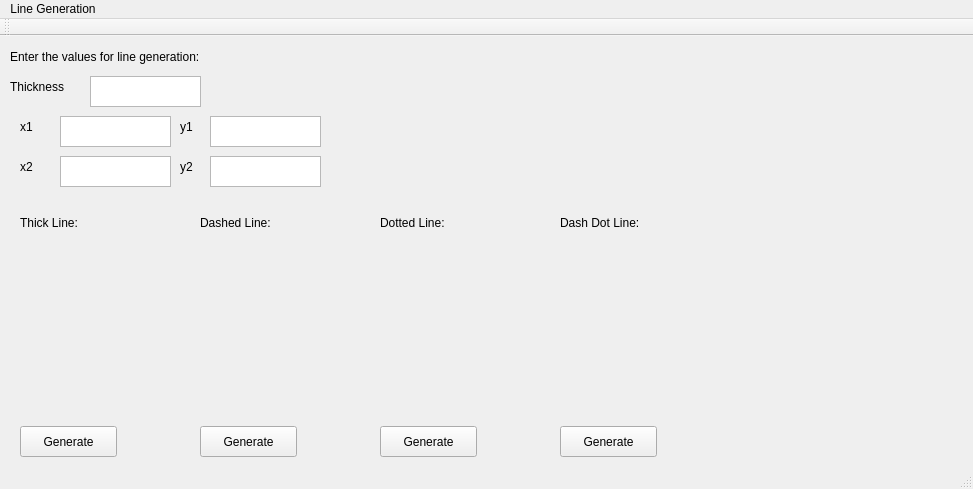
<?xml version="1.0" encoding="UTF-8"?>
<ui version="4.0">
 <class>MainWindow</class>
 <widget class="QMainWindow" name="MainWindow">
  <property name="geometry">
   <rect>
    <x>0</x>
    <y>0</y>
    <width>973</width>
    <height>489</height>
   </rect>
  </property>
  <property name="windowTitle">
   <string>MainWindow</string>
  </property>
  <widget class="QWidget" name="centralWidget">
   <widget class="QLabel" name="L_length">
    <property name="geometry">
     <rect>
      <x>10</x>
      <y>40</y>
      <width>71</width>
      <height>21</height>
     </rect>
    </property>
    <property name="text">
     <string>Thickness</string>
    </property>
   </widget>
   <widget class="QTextEdit" name="T_y2">
    <property name="geometry">
     <rect>
      <x>210</x>
      <y>120</y>
      <width>111</width>
      <height>31</height>
     </rect>
    </property>
   </widget>
   <widget class="QLabel" name="L_dotted">
    <property name="geometry">
     <rect>
      <x>380</x>
      <y>180</y>
      <width>181</width>
      <height>201</height>
     </rect>
    </property>
    <property name="text">
     <string>Dotted Line:</string>
    </property>
    <property name="alignment">
     <set>Qt::AlignLeading|Qt::AlignLeft|Qt::AlignTop</set>
    </property>
    <property name="wordWrap">
     <bool>false</bool>
    </property>
   </widget>
   <widget class="QLabel" name="L_x1">
    <property name="geometry">
     <rect>
      <x>20</x>
      <y>80</y>
      <width>21</width>
      <height>21</height>
     </rect>
    </property>
    <property name="text">
     <string>x1</string>
    </property>
   </widget>
   <widget class="QLabel" name="L_dashdot">
    <property name="geometry">
     <rect>
      <x>560</x>
      <y>180</y>
      <width>181</width>
      <height>201</height>
     </rect>
    </property>
    <property name="text">
     <string>Dash Dot Line:</string>
    </property>
    <property name="alignment">
     <set>Qt::AlignLeading|Qt::AlignLeft|Qt::AlignTop</set>
    </property>
    <property name="wordWrap">
     <bool>false</bool>
    </property>
   </widget>
   <widget class="QLabel" name="L_y2">
    <property name="geometry">
     <rect>
      <x>180</x>
      <y>120</y>
      <width>16</width>
      <height>21</height>
     </rect>
    </property>
    <property name="text">
     <string>y2</string>
    </property>
   </widget>
   <widget class="QLabel" name="L_x2">
    <property name="geometry">
     <rect>
      <x>20</x>
      <y>120</y>
      <width>21</width>
      <height>21</height>
     </rect>
    </property>
    <property name="text">
     <string>x2</string>
    </property>
   </widget>
   <widget class="QTextEdit" name="T_x2">
    <property name="geometry">
     <rect>
      <x>60</x>
      <y>120</y>
      <width>111</width>
      <height>31</height>
     </rect>
    </property>
   </widget>
   <widget class="QPushButton" name="pushButton">
    <property name="geometry">
     <rect>
      <x>20</x>
      <y>390</y>
      <width>97</width>
      <height>31</height>
     </rect>
    </property>
    <property name="text">
     <string>Generate</string>
    </property>
   </widget>
   <widget class="QLabel" name="L_thick">
    <property name="geometry">
     <rect>
      <x>20</x>
      <y>180</y>
      <width>181</width>
      <height>201</height>
     </rect>
    </property>
    <property name="text">
     <string>Thick Line:</string>
    </property>
    <property name="alignment">
     <set>Qt::AlignLeading|Qt::AlignLeft|Qt::AlignTop</set>
    </property>
    <property name="wordWrap">
     <bool>false</bool>
    </property>
   </widget>
   <widget class="QLabel" name="L_y1">
    <property name="geometry">
     <rect>
      <x>180</x>
      <y>80</y>
      <width>16</width>
      <height>21</height>
     </rect>
    </property>
    <property name="text">
     <string>y1</string>
    </property>
   </widget>
   <widget class="QTextEdit" name="T_y1">
    <property name="geometry">
     <rect>
      <x>210</x>
      <y>80</y>
      <width>111</width>
      <height>31</height>
     </rect>
    </property>
   </widget>
   <widget class="QTextEdit" name="T_thickness">
    <property name="geometry">
     <rect>
      <x>90</x>
      <y>40</y>
      <width>111</width>
      <height>31</height>
     </rect>
    </property>
   </widget>
   <widget class="QTextEdit" name="T_x1">
    <property name="geometry">
     <rect>
      <x>60</x>
      <y>80</y>
      <width>111</width>
      <height>31</height>
     </rect>
    </property>
   </widget>
   <widget class="QLabel" name="DisplayInfo">
    <property name="geometry">
     <rect>
      <x>10</x>
      <y>10</y>
      <width>251</width>
      <height>21</height>
     </rect>
    </property>
    <property name="text">
     <string>Enter the values for line generation:</string>
    </property>
   </widget>
   <widget class="QLabel" name="L_dashed">
    <property name="geometry">
     <rect>
      <x>200</x>
      <y>180</y>
      <width>181</width>
      <height>201</height>
     </rect>
    </property>
    <property name="text">
     <string>Dashed Line:</string>
    </property>
    <property name="alignment">
     <set>Qt::AlignLeading|Qt::AlignLeft|Qt::AlignTop</set>
    </property>
    <property name="wordWrap">
     <bool>false</bool>
    </property>
   </widget>
   <widget class="QPushButton" name="pushButton_2">
    <property name="geometry">
     <rect>
      <x>200</x>
      <y>390</y>
      <width>97</width>
      <height>31</height>
     </rect>
    </property>
    <property name="text">
     <string>Generate</string>
    </property>
   </widget>
   <widget class="QPushButton" name="pushButton_3">
    <property name="geometry">
     <rect>
      <x>380</x>
      <y>390</y>
      <width>97</width>
      <height>31</height>
     </rect>
    </property>
    <property name="text">
     <string>Generate</string>
    </property>
   </widget>
   <widget class="QPushButton" name="pushButton_4">
    <property name="geometry">
     <rect>
      <x>560</x>
      <y>390</y>
      <width>97</width>
      <height>31</height>
     </rect>
    </property>
    <property name="text">
     <string>Generate</string>
    </property>
   </widget>
  </widget>
  <widget class="QMenuBar" name="menuBar">
   <property name="geometry">
    <rect>
     <x>0</x>
     <y>0</y>
     <width>973</width>
     <height>27</height>
    </rect>
   </property>
   <widget class="QMenu" name="menuLine_Generation">
    <property name="title">
     <string>Line Generation</string>
    </property>
    <addaction name="separator"/>
   </widget>
   <addaction name="menuLine_Generation"/>
  </widget>
  <widget class="QToolBar" name="mainToolBar">
   <attribute name="toolBarArea">
    <enum>TopToolBarArea</enum>
   </attribute>
   <attribute name="toolBarBreak">
    <bool>false</bool>
   </attribute>
  </widget>
  <widget class="QStatusBar" name="statusBar"/>
 </widget>
 <layoutdefault spacing="6" margin="11"/>
 <resources/>
 <connections/>
</ui>
